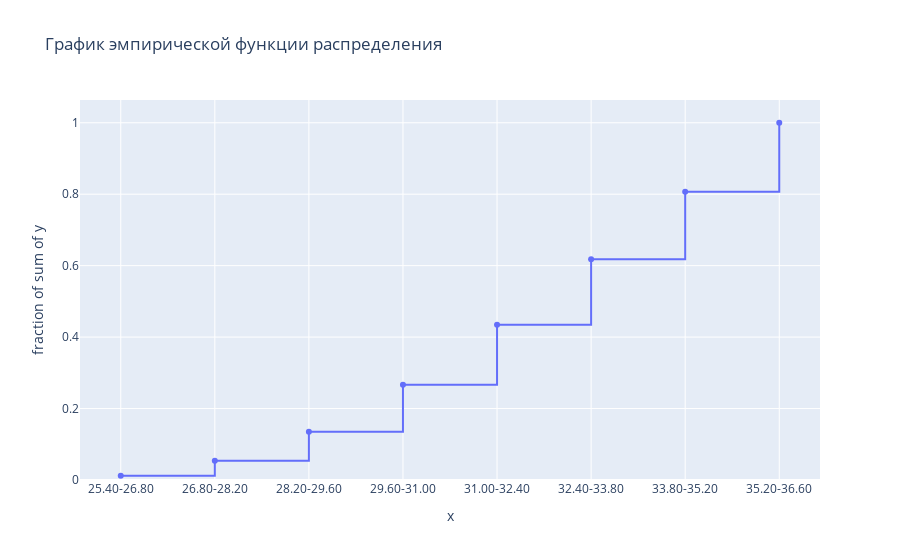

This figure's notebook cell:
### Markdown cell above
$$
F^* (x) =
\begin{cases}
0, && x \le 25.40 \\
0.06, && 25.40 < x \le 26.80 \\
0.22, && 26.80 < x \le 28.20 \\
0.42, && 28.20 < x \le 29.60 \\
0.68, && 29.60 < x \le 31.00 \\
0.87, && 31.00 < x \le 32.40 \\
0.95, && 32.40 < x \le 33.80 \\
0.98, && 33.80 < x \le 35.20 \\
1.0, && x > 35.20 \\
\end{cases}
$$

### Code cell
fig = px.ecdf(x=[f'{intervals[i]:.2f}-{intervals[i+1]:.2f}' for i in range(intervals.count()-1)], y=emp_func.values.tolist()[0], markers=True, title='График эмпирической функции распределения')
fig.show()

### Figure 1 — Plotly figure (JSON) as saved in the notebook; plotly's stock layout.template omitted (floating-point values rounded to 4 significant figures)
{"data": [{"hovertemplate": "x=%{x}<br>fraction of sum of y=%{y}<extra></extra>", "legendgroup": "", "line": {"dash": "solid", "shape": "hv"}, "marker": {"color": "#636efa", "symbol": "circle"}, "mode": "lines+markers", "name": "", "orientation": "v", "showlegend": false, "x": ["25.40-26.80", "26.80-28.20", "28.20-29.60", "29.60-31.00", "31.00-32.40", "32.40-33.80", "33.80-35.20", "35.20-36.60"], "xaxis": "x", "y": [0.01158, 0.05405, 0.1351, 0.2664, 0.4344, 0.6178, 0.8069, 1.0], "yaxis": "y", "type": "scatter"}], "layout": {"xaxis": {"anchor": "y", "domain": [0.0, 1.0], "title": {"text": "x"}}, "yaxis": {"anchor": "x", "domain": [0.0, 1.0], "title": {"text": "fraction of sum of y"}, "rangemode": "tozero"}, "legend": {"tracegroupgap": 0}, "title": {"text": "График эмпирической функции распределения"}}}
